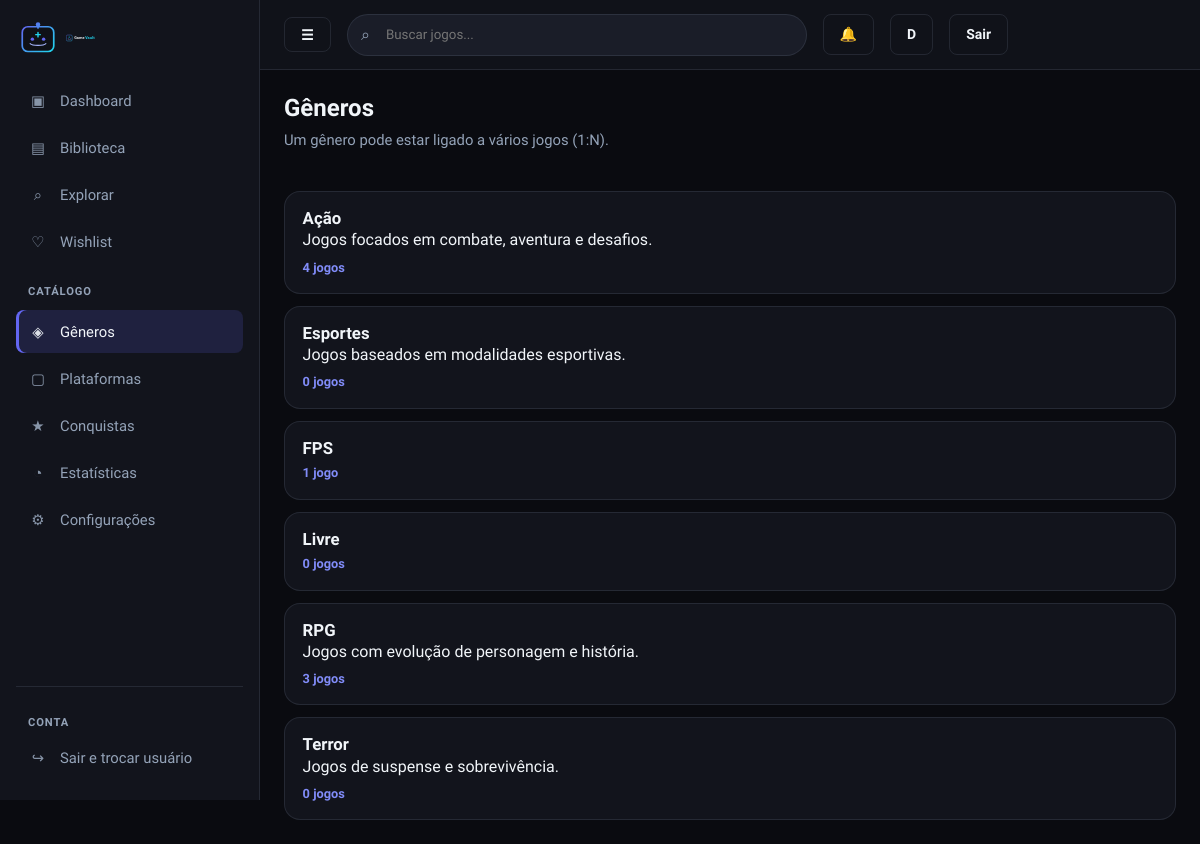
The page /generos/ (signed in) on the database its author committed.
### jogos/models.py (models this page shows, shortened)
class Genero(models.Model):
    nome = models.CharField(max_length=100, verbose_name="Nome")
    slug = models.SlugField(max_length=120, unique=True, blank=True)
    descricao = models.TextField(max_length=300, blank=True, verbose_name="Descrição")
    class Meta:
        ordering = ["nome"]
        verbose_name = "Gênero"
        verbose_name_plural = "Gêneros"

### jogos/views.py (the view)
# urls.py: path("generos/", views.lista_generos, name="lista_generos"),
@login_required
def lista_generos(request):
    generos = Genero.objects.annotate(total_jogos=Count("jogos"))
    return render(
        request,
        "jogos/catalogo_lista.html",
        {
            "titulo": "Gêneros",
            "subtitulo": "Um gênero pode estar ligado a vários jogos (1:N).",
            "itens": generos,
            "criar_url": "cadastrar_genero",
            "criar_label": "Novo gênero",
            "editar_url": "editar_genero",
            "excluir_url": "excluir_genero",
            "campo_extra": "descricao",
            "pode_gerenciar": request.user.is_staff,
        },
    )

### jogos/context_processors.py (called while the page is built)
def notificacoes_nao_lidas(request):
    if not request.user.is_authenticated:
        return {"notificacoes_nao_lidas": 0}
    return {
        "notificacoes_nao_lidas": request.user.notificacoes.filter(
            lida=False
        ).count()
    }

### templates/jogos/catalogo_lista.html (shortened to what this page needs)
{% extends "base.html" %}
{% block content %}
<div class="gv-page-head">
  <div>
    <h1 class="gv-page-title">{{ titulo }}</h1>
    <p class="gv-page-sub">{{ subtitulo }}</p>
  </div>
</div>
{% if itens %}
<div class="gv-catalog-list">
  {% for item in itens %}
  <article class="gv-catalog-card">
    <div>
      <h2>{{ item.nome }}</h2>
      {% if campo_extra == "fabricante" and item.fabricante %}
      <p class="meta">{{ item.fabricante }}</p>
      {% elif item.descricao %}
      <p class="meta">{{ item.descricao }}</p>
      {% endif %}
      <p class="gv-catalog-count">{{ item.total_jogos }} jogo{{ item.total_jogos|pluralize:"s" }}</p>
    </div>
  </article>
  {% endfor %}
</div>
{% else %}
{% if pode_gerenciar %}
{% include "includes/empty_state.html" with message="Nenhum registro ainda." cta_url=criar_url cta_label=criar_label %}
{% else %}
<p class="meta">Nenhum registro cadastrado no catálogo.</p>
{% endif %}
{% endif %}
{% endblock %}

### templates/base.html (shortened to what this page needs)
{% load static %}
<!DOCTYPE html>
<html lang="pt-BR">
<head>
  <link rel="stylesheet" href="{% static 'css/variables.css' %}">
  <link rel="stylesheet" href="{% static 'css/base.css' %}">
  <link rel="stylesheet" href="{% static 'css/layout.css' %}">
  <link rel="stylesheet" href="{% static 'css/components.css' %}">
  <link rel="stylesheet" href="{% static 'css/games.css' %}">
</head>
<body>
{% if user.is_authenticated %}
<div class="gv-app">
  {% include "includes/sidebar.html" %}
  <div class="gv-main-wrap">
    {% include "includes/topbar.html" %}
    <main class="gv-content" id="main-content">
      {% block content %}{% endblock %}
    </main>
  </div>
</div>
{% else %}
<main id="main-content">
  {% block content_public %}{% endblock %}
</main>
{% endif %}
</body>
</html>

### templates/includes/sidebar.html (shortened to what this page needs)
{% load static %}
<aside class="gv-sidebar" aria-label="Navegação principal">
  <a href="{% url 'dashboard' %}" class="gv-logo">
    <img src="{% static 'img/logo-icon.svg' %}" alt="" width="36" height="36">
    <img src="{% static 'img/logo-full.svg' %}" alt="GameVault" class="logo-full" height="32">
  </a>
  <nav class="gv-nav">
    <a href="{% url 'dashboard' %}" class="{% if request.resolver_match.url_name == 'dashboard' %}active{% endif %}">
      <span class="gv-nav-icon" aria-hidden="true">▣</span><span class="nav-label">Dashboard</span>
    </a>
    <a href="{% url 'biblioteca' %}" class="{% if request.resolver_match.url_name == 'biblioteca' or request.resolver_match.url_name == 'lista_jogos' %}active{% endif %}">
      <span class="gv-nav-icon" aria-hidden="true">▤</span><span class="nav-label">Biblioteca</span>
    </a>
    <a href="{% url 'explorar_jogos' %}" class="{% if request.resolver_match.url_name == 'explorar_jogos' %}active{% endif %}">
      <span class="gv-nav-icon" aria-hidden="true">⌕</span><span class="nav-label">Explorar</span>
    </a>
    <a href="{% url 'lista_desejos' %}" class="{% if 'desejo' in request.resolver_match.url_name or request.resolver_match.url_name == 'lista_desejos' %}active{% endif %}">
      <span class="gv-nav-icon" aria-hidden="true">♡</span><span class="nav-label">Wishlist</span>
    </a>
    <p class="gv-nav-label">Catálogo{% if user.is_staff %} · Admin{% endif %}</p>
    <a href="{% url 'lista_generos' %}" class="{% if 'genero' in request.resolver_match.url_name %}active{% endif %}">
      <span class="gv-nav-icon" aria-hidden="true">◈</span><span class="nav-label">Gêneros</span>
    </a>
    <a href="{% url 'lista_plataformas' %}" class="{% if 'plataforma' in request.resolver_match.url_name %}active{% endif %}">
      <span class="gv-nav-icon" aria-hidden="true">▢</span><span class="nav-label">Plataformas</span>
    </a>
    <a href="{% url 'conquistas' %}" class="{% if request.resolver_match.url_name == 'conquistas' %}active{% endif %}">
      <span class="gv-nav-icon" aria-hidden="true">★</span><span class="nav-label">Conquistas</span>
    </a>
    <a href="{% url 'estatisticas' %}" class="{% if request.resolver_match.url_name == 'estatisticas' %}active{% endif %}">
      <span class="gv-nav-icon" aria-hidden="true">◔</span><span class="nav-label">Estatísticas</span>
    </a>
    <a href="{% url 'configuracoes' %}" class="{% if request.resolver_match.url_name == 'configuracoes' %}active{% endif %}">
      <span class="gv-nav-icon" aria-hidden="true">⚙</span><span class="nav-label">Configurações</span>
    </a>
  </nav>
  <div class="gv-sidebar-footer">
    <p class="gv-nav-label nav-label">Conta</p>
    {% include "includes/logout_form.html" with style="nav" label="Sair e trocar usuário" %}
  </div>
</aside>

### templates/includes/logout_form.html (shortened to what this page needs)
<form method="post" action="{% url 'accounts:logout' %}" class="gv-logout-form">
  <button type="submit" class="gv-logout-btn{% if style == 'nav' %} gv-logout-btn--nav{% elif style == 'mobile' %} gv-logout-btn--mobile{% else %} gv-btn gv-btn-ghost{% endif %}">
    {% if style == 'nav' %}
    <span class="gv-nav-icon" aria-hidden="true">↪</span><span class="nav-label">{% if label %}{{ label }}{% else %}Sair{% endif %}</span>
    {% elif label %}{{ label }}{% else %}Sair{% endif %}
  </button>
</form>

### templates/includes/topbar.html (shortened to what this page needs)
<header class="gv-topbar">
  <button type="button" class="gv-btn gv-btn-ghost" data-sidebar-toggle aria-label="Recolher menu">☰</button>
  <form class="gv-search-global" method="get" action="{% url 'biblioteca' %}" role="search">
    <span class="gv-search-icon" aria-hidden="true">⌕</span>
    <input id="global-search" type="search" name="buscar" placeholder="Buscar jogos..." value="{{ request.GET.buscar|default:'' }}">
  </form>
  <a href="{% url 'notificacoes' %}" class="gv-btn gv-btn-ghost" aria-label="Notificações">
    🔔{% if notificacoes_nao_lidas %} <span>({{ notificacoes_nao_lidas }})</span>{% endif %}
  </a>
  <a href="{% url 'accounts:perfil' %}" class="gv-btn gv-btn-ghost" title="Perfil — {{ user.username }}">{{ user.username|slice:":1"|upper }}</a>
  {% include "includes/logout_form.html" with label="Sair" %}
</header>

### static/css/variables.css (style rules this page uses)
:root { --color-background: #0a0b10; --color-surface: #12141c; --color-surface-elevated: #1a1d28; --color-primary: #6366f1; --color-primary-hover: #818cf8; --color-secondary: #22d3ee; --color-text: #f1f5f9; --color-text-muted: #94a3b8; --color-border: rgba(148, 163, 184, 0.15); --color-success: #22c55e; --color-warning: #eab308; --color-danger: #ef4444; --color-purple: #a855f7; --radius-sm: 8px; --radius-md: 12px; --radius-lg: 16px; --shadow-card: 0 8px 32px rgba(0, 0, 0, 0.35); --sidebar-width: 260px; --sidebar-collapsed: 72px; --font-display: "Plus Jakarta Sans", "Segoe UI", system-ui, sans-serif; --font-body: "Plus Jakarta Sans", "Segoe UI", system-ui, sans-serif; --transition: 0.2s ease; }

### static/css/base.css (style rules this page uses)
*, *::before, *::after { box-sizing: border-box; margin: 0; padding: 0; }
html { scroll-behavior: smooth; }
body { min-height: 100vh; font-family: var(--font-body); background: var(--color-background); color: var(--color-text); line-height: 1.5; }
a { color: inherit; text-decoration: none; }
img { max-width: 100%; display: block; }
h1, h2, h3 { line-height: 1.2; font-weight: 700; }
.gv-input, input, textarea, select { width: 100%; padding: 0.65rem 0.85rem; border-radius: var(--radius-sm); border: 1px solid var(--color-border); background: var(--color-surface-elevated); color: var(--color-text); font-family: inherit; }

### static/css/layout.css (style rules this page uses)
.gv-app { display: flex; min-height: 100vh; }
.gv-sidebar { width: var(--sidebar-width); flex-shrink: 0; background: var(--color-surface); border-right: 1px solid var(--color-border); display: flex; flex-direction: column; padding: 1.25rem 1rem; position: sticky; top: 0; height: 100vh; transition: width var(--transition); }
.gv-main-wrap { flex: 1; display: flex; flex-direction: column; min-width: 0; }
.gv-topbar { display: flex; align-items: center; gap: 1rem; padding: 0.85rem 1.5rem; border-bottom: 1px solid var(--color-border); background: rgba(18, 20, 28, 0.85); backdrop-filter: blur(12px); position: sticky; top: 0; z-index: 20; }
.gv-content { flex: 1; padding: 1.5rem; max-width: 1400px; width: 100%; margin: 0 auto; }

### static/css/games.css (style rules this page uses)
.gv-page-head { display: flex; justify-content: space-between; align-items: flex-start; gap: 1rem; flex-wrap: wrap; margin-bottom: 1.25rem; }
.gv-catalog-list { display: flex; flex-direction: column; gap: 0.75rem; }
.gv-catalog-card { display: flex; justify-content: space-between; align-items: center; gap: 1rem; flex-wrap: wrap; padding: 1rem 1.1rem; background: var(--color-surface); border: 1px solid var(--color-border); border-radius: var(--radius-lg); }
.gv-catalog-card h2 { font-size: 1.05rem; }
.gv-catalog-count { margin-top: 0.35rem; font-size: 0.8rem; font-weight: 700; color: var(--color-primary-hover); }

### rows shown on the page
Genero: nome "Ação", descricao "Jogos focados em combate, aventura e desafios.", total_jogos "4"
Genero: nome "Esportes", descricao "Jogos baseados em modalidades esportivas.", total_jogos "0"
Genero: nome "FPS", total_jogos "1"
Genero: nome "Livre", total_jogos "0"
Genero: nome "RPG", descricao "Jogos com evolução de personagem e história.", total_jogos "3"
Genero: nome "Terror", descricao "Jogos de suspense e sobrevivência.", total_jogos "0"

### other values the page prints
{{ label }} "Sair e trocar usuário"
{{ user.username|slice:":1"|upper }} "D"
{{ label }} "Sair"
{{ titulo }} "Gêneros"
{{ subtitulo }} "Um gênero pode estar ligado a vários jogos (1:N)."
